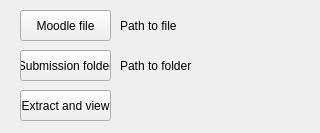
<?xml version="1.0" encoding="UTF-8"?>
<ui version="4.0">
 <class>Window2</class>
 <widget class="QWidget" name="Window2">
  <property name="geometry">
   <rect>
    <x>0</x>
    <y>0</y>
    <width>320</width>
    <height>133</height>
   </rect>
  </property>
  <property name="windowTitle">
   <string>Form</string>
  </property>
  <widget class="QPushButton" name="win2button1">
   <property name="geometry">
    <rect>
     <x>20</x>
     <y>10</y>
     <width>91</width>
     <height>31</height>
    </rect>
   </property>
   <property name="text">
    <string>Moodle file</string>
   </property>
  </widget>
  <widget class="QPushButton" name="win2button3">
   <property name="geometry">
    <rect>
     <x>20</x>
     <y>90</y>
     <width>91</width>
     <height>31</height>
    </rect>
   </property>
   <property name="text">
    <string>Extract and view</string>
   </property>
  </widget>
  <widget class="QLabel" name="win2label1">
   <property name="geometry">
    <rect>
     <x>120</x>
     <y>10</y>
     <width>101</width>
     <height>31</height>
    </rect>
   </property>
   <property name="text">
    <string>Path to file</string>
   </property>
  </widget>
  <widget class="QLabel" name="win2label2">
   <property name="geometry">
    <rect>
     <x>120</x>
     <y>50</y>
     <width>101</width>
     <height>31</height>
    </rect>
   </property>
   <property name="text">
    <string>Path to folder</string>
   </property>
  </widget>
  <widget class="QPushButton" name="win2button2">
   <property name="geometry">
    <rect>
     <x>20</x>
     <y>50</y>
     <width>91</width>
     <height>31</height>
    </rect>
   </property>
   <property name="text">
    <string>Submission folder</string>
   </property>
  </widget>
 </widget>
 <resources/>
 <connections/>
</ui>
